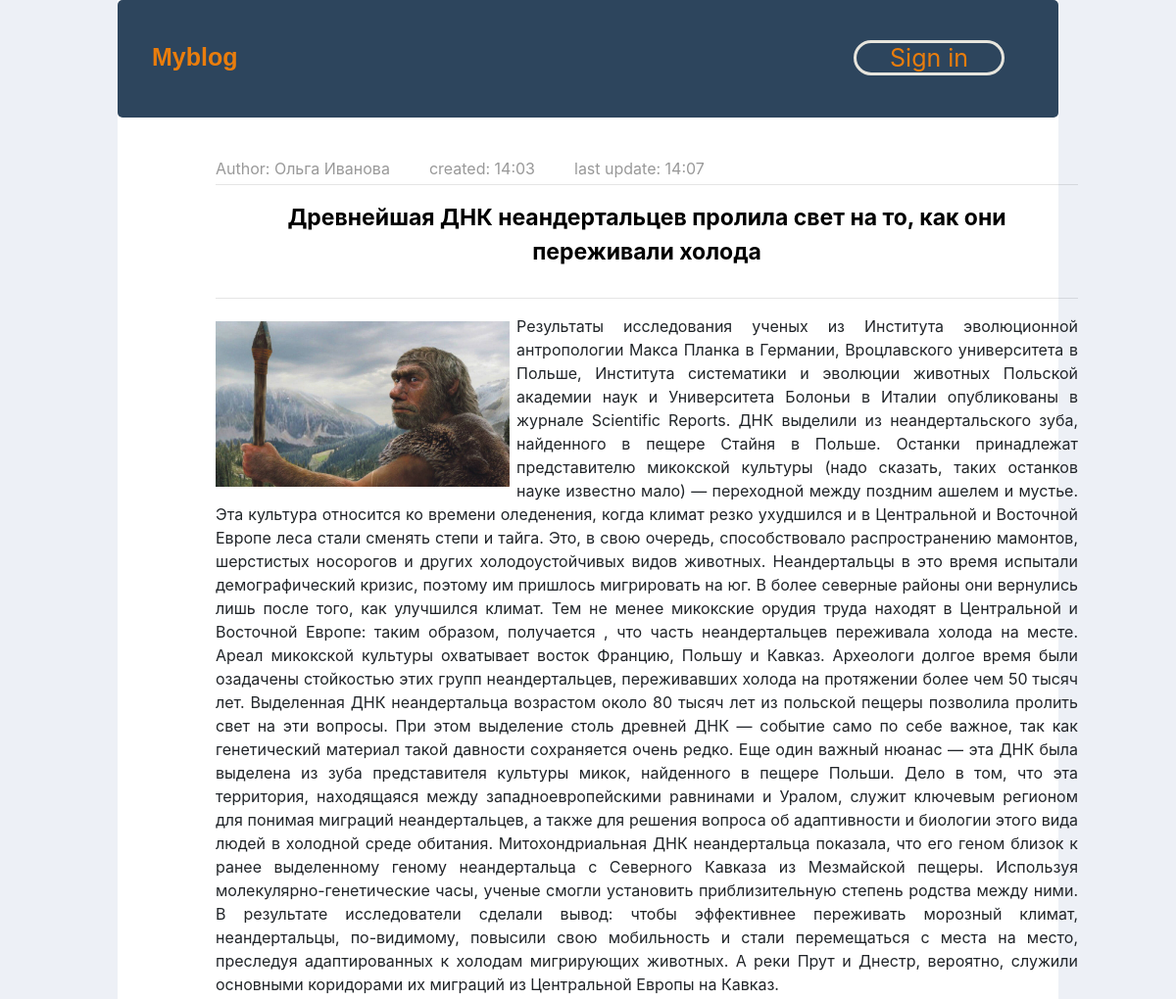
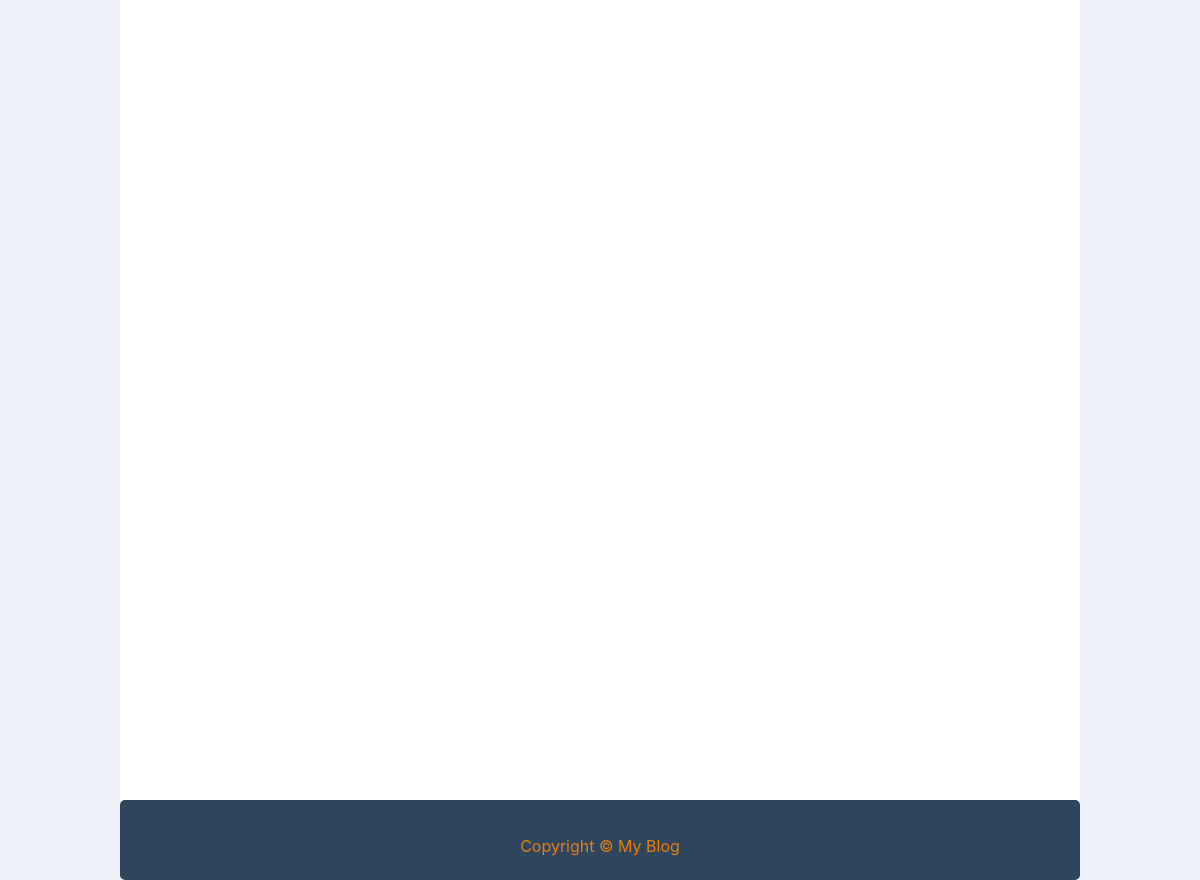
The app's page /article/2 with its own data (2 pictures, top to bottom).
### myblog/models.py (models this page shows, shortened)
class Article(models.Model):
	title = models.CharField(max_length=250,blank=True, null=True)
	author = models.CharField(max_length=250,blank=True, null=True)
	dt_article = models.DateTimeField(auto_now_add=True)
	description = models.TextField(blank=True, null=True)
	short_description = models.CharField(max_length=120,blank=True, null=True)
	image = models.ImageField(upload_to='media/uploads/')
	published = models.DateTimeField(blank=True, null=True)
	created = models.DateTimeField(blank=True, null=True)
	updated = models.DateTimeField(blank=True, auto_now=True, null=True)
	is_active = models.BooleanField(default=True)
	class Meta:
		verbose_name = 'Article'
		verbose_name_plural = 'Articles'

### myblog/views.py (the view)
# urls.py: path('article/<int:id_article>', views.article, name='article'),
def article(request, id_article):
	article = Article.objects.get(id=id_article)
	url = 'article.html'
	return render(request, url, {'article':article})

### templates/article.html
{% extends  'base_page.html' %}
{% load static %}
{% block content %}
<div class="article">
	<div class="meta-info">
		<div class="meta-info-art">Author: {{ article.author }}</div>
		<div class="meta-info-art">created: {{ article.published|time:"H:i" }}</div>
		<div class="meta-info-art">last update: {{ article.updated|time:"H:i" }}</div>
	</div>
	<hr class="article-hr">
	<div class="article-title">
		{{ article.title }}
	</div>
	<hr>
	<div class="article-content">
		<img src="{{article.image.url}}" class="img-article">
		{{ article.description }}
	</div>
</div>
{% endblock %}

### static/css/main.css (style rules this page uses)
body { background-color: white; width: 80%; margin: auto !important; }
html { padding:0; margin-top: 0px; background-color: #edf0f6; }
.meta-info { display: inline-flex; height: 28px; margin-bottom: 0px; }
.meta-info-art { font: inherit; vertical-align: baseline; color: #999; align-items: stretch; display: flex; margin-right: 40px; width: auto; }
.article-hr { margin-top: 0rem !important; }
.article-title { font-size: 23px; color: black; text-align: center; margin-bottom: 30px; font-weight: bold; }
.article-content { text-align: justify; }
.img-article { float: left; width: 300px; margin: 7px 7px 7px 0; }

### records on screen
Article: author "Ольга Иванова", published "14:03", updated "14:07", title "Древнейшая ДНК неандертальцев пролила свет на то, как они переживали холода", image (picture), description "Результаты исследования ученых из Института эволюционной антропологии Макса Планка в Германии, Вроцлавского университета в Польше, Института систематики и эволюции животных Польской академии наук и Университета Болоньи в Италии опубликованы в журнале Scientific Reports. ДНК выделили из неандертальского зуба, найденного в пещере Стайня в Польше. Останки принадлежат представителю микокской культуры (надо сказать, таких останков науке известно мало) — переходной между поздним ашелем и мустье. Эта культура относится ко времени оледенения, когда климат резко ухудшился и в Центральной и Восточной Европе леса стали сменять степи и тайга. Это, в свою очередь, способствовало распространению…"
